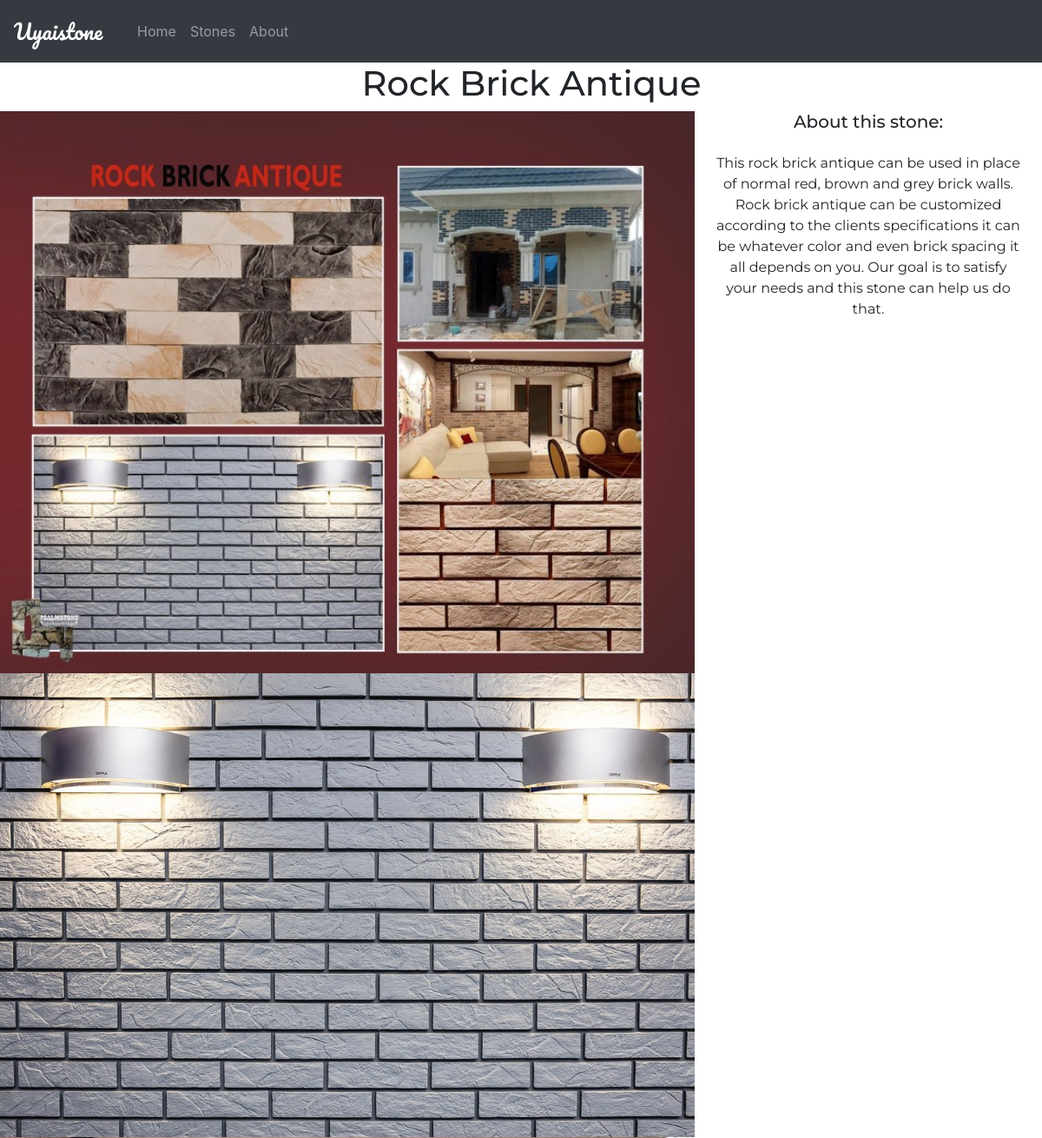
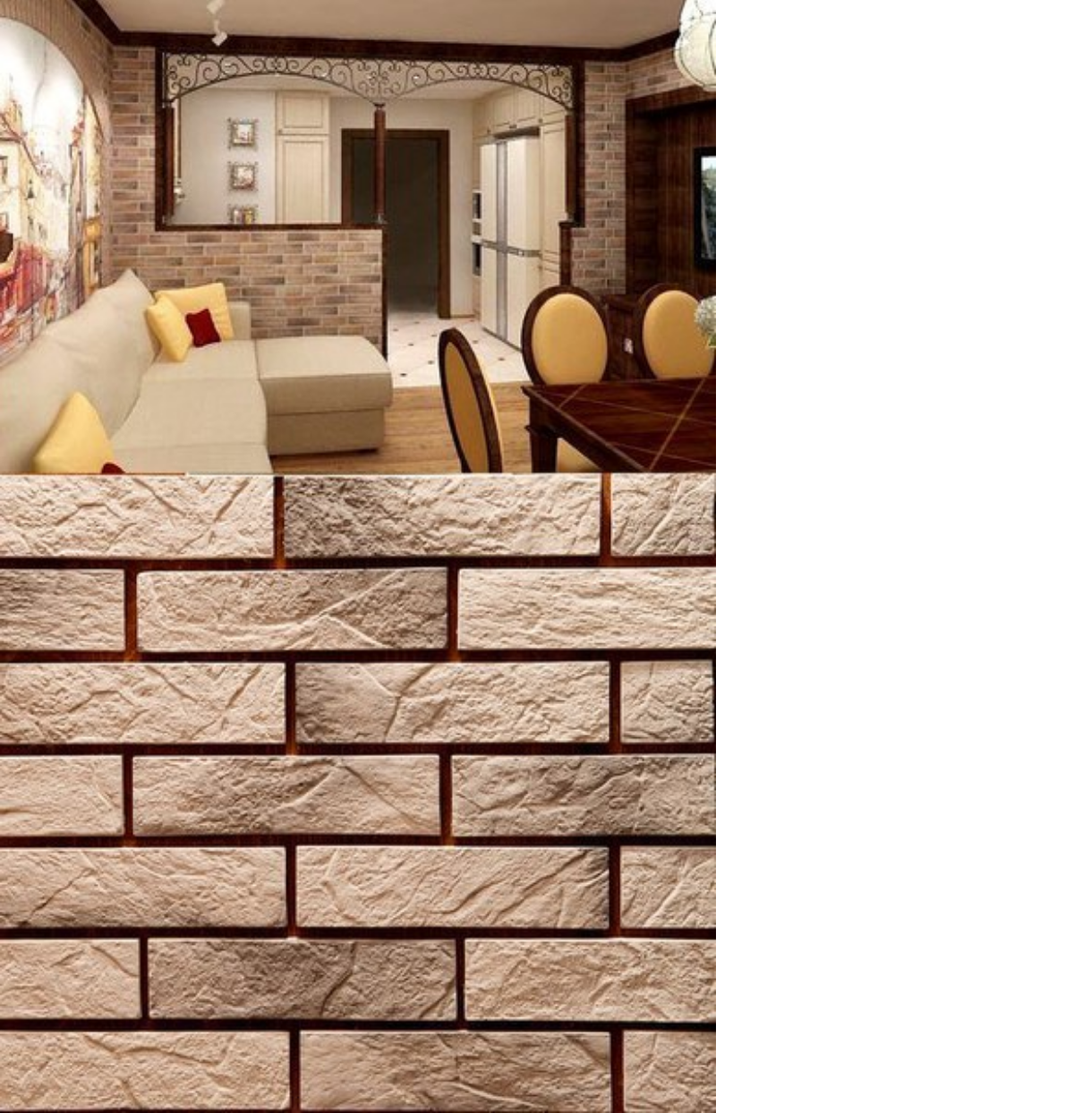
Screenshot of /Products/3/ with the database file from the repository (2 pictures, top to bottom).
### home/models.py (models this page shows, shortened)
class Stone(models.Model):
    stone= models.CharField(max_length=100)
    shortdesc = models.CharField(max_length=100 , null=True)
    description = models.TextField()
    images = models.ImageField(upload_to='images/', blank=True)
    images2 = models.ImageField(upload_to='images/', blank=True)
    images3 = models.ImageField(upload_to='images/', blank=True)

### home/views.py (the view)
# urls.py: path('Products/<int:pk>/', views.stone_detail, name='stone_detail'),
def stone_detail(request, pk):
    stone = Stone.objects.get(pk=pk)
    context ={
        'stone':stone
    }
    return render(request, 'stone_detail.html', context)

### templates/stone_detail.html (shortened to what this page needs)
{% extends 'base.html' %}
{% block content %}
    <h1 style="font-family: montserrat; margin-left: 2vw;" class="text-center">{{stone.stone}}</h1>
    <div class="row no-gutters">
        <div class="col-md-8 ">
            <img src="{{ stone.images.url }}" alt="" width="100%">
            <img src="{{ stone.images2.url }}" alt="" width="100%">
            <img src="{{ stone.images3.url }}" alt="" width="100%">
        </div>
        <div class="col-md-4">
            <h5 style=" font-family: montserrat;" class="text-center">About this stone:</h5>
            <p style=" margin:2vw; font-family: montserrat;" class="text-center">{{ stone.description }}</p>
        </div>
    </div>
{% endblock content %}

### templates/base.html (style rules this page uses)
body { padding: 0; margin: 0; }

### rows the page displays
Stone: stone "Rock Brick Antique", images (picture), images2 (picture), images3 (picture), description "This rock brick antique can be used in place of normal red, brown and grey brick walls. Rock brick antique can be customized according to the clients specifications it can be whatever color and even brick spacing it all depends on you. Our goal is to satisfy your needs and this stone can help us do that."
